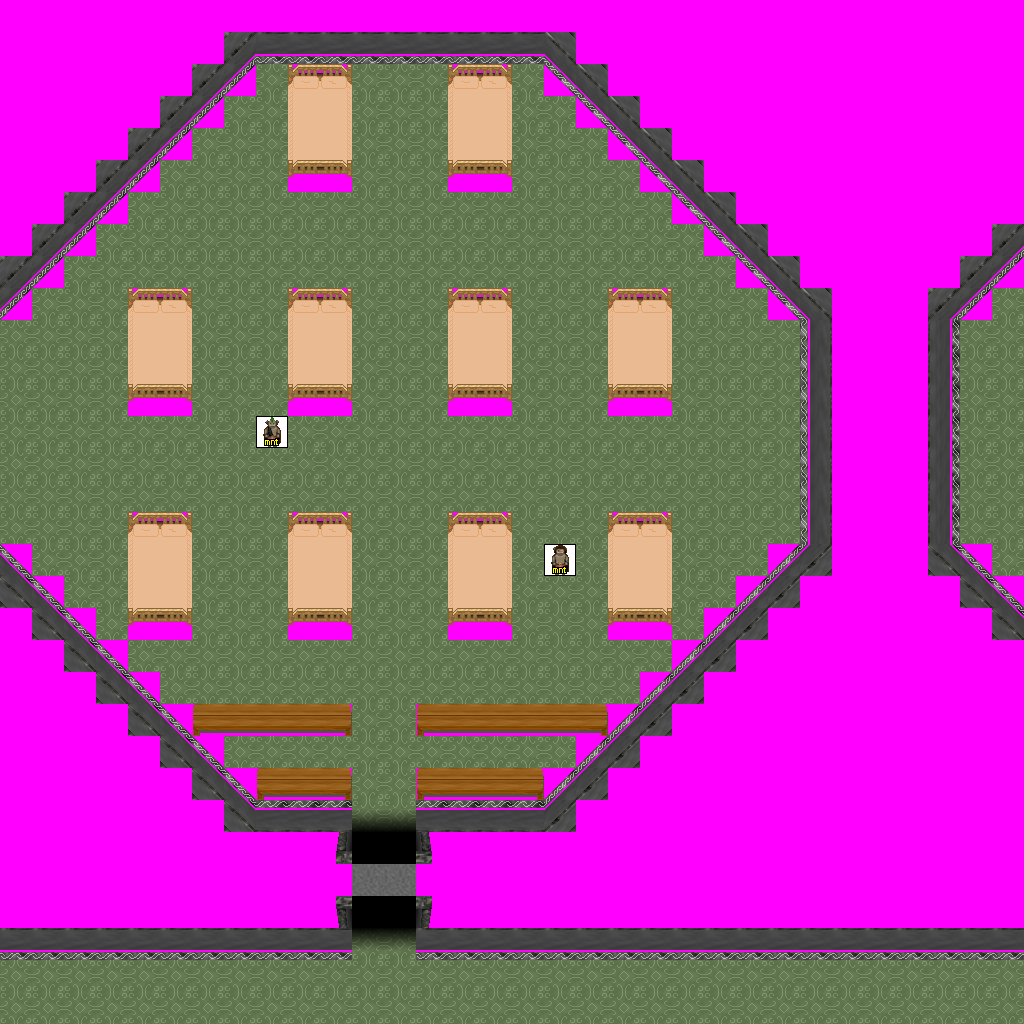

The image is a tile-based game level rendered from a .tmx file. Its description and source (layers, tilesets, objects; grid data summarised) follow:
An orthogonal 32x32 tile map with 32x32 px tiles, 7 tile layers (Ground, Objects, Above, Walkable, ...), 7 tilesets and 12 objects (4x newmap, 4x spawn, from_west_0, from_west_1, from_east_0, ...).

<map version="1.0" orientation="orthogonal" width="32" height="32" tilewidth="32" tileheight="32">
 <tileset firstgid="1" name="logic_creature_mountain_orc" tilewidth="32" tileheight="32">
  <image source="../drawable/logic_creature_mountain_orc.png" width="128" height="32" />
 </tileset>
 <tileset firstgid="5" name="furniture_table_bench" tilewidth="32" tileheight="32">
  <image source="../drawable/furniture_table_bench.png" width="96" height="32" />
 </tileset>
 <tileset firstgid="8" name="ground_indoor_floor" tilewidth="32" tileheight="32">
  <image source="../drawable/ground_indoor_floor.png" width="96" height="32" />
 </tileset>
 <tileset firstgid="11" name="building_wall_int_grey" tilewidth="32" tileheight="32">
  <image source="../drawable/building_wall_int_grey.png" width="352" height="352" />
 </tileset>
 <tileset firstgid="132" name="building_entrance_grey" tilewidth="32" tileheight="32">
  <image source="../drawable/building_entrance_grey.png" width="160" height="160" />
 </tileset>
 <tileset firstgid="157" name="furniture_bed_double_peach" tilewidth="32" tileheight="32">
  <image source="../drawable/furniture_bed_double_peach.png" width="64" height="128" />
 </tileset>
 <tileset firstgid="165" name="walkable_sentinel" tilewidth="32" tileheight="32">
  <image source="../drawable/walkable_sentinel.png" width="32" height="32" />
 </tileset>
 <layer name="Ground" width="32" height="32">
  <data>[1024 cells, 1020 non-empty, 10 distinct tile ids]</data>
 </layer>
 <layer name="Objects" width="32" height="32">
  <data>[1024 cells, 8 non-empty, 6 distinct tile ids]</data>
 </layer>
 <layer name="Above" width="32" height="32">
  <data>[1024 cells, 52 non-empty, 7 distinct tile ids]</data>
 </layer>
 <layer name="Walkable" width="32" height="32">
  <data>[1024 cells, 561 non-empty, 1 distinct tile ids]</data>
 </layer>
 <layer name="Objects_stendhal" width="32" height="32">
  <data>[1024 cells, 246 non-empty, 29 distinct tile ids]</data>
 </layer>
 <layer name="Above_stendhal" width="32" height="32">
  <data>[1024 cells, 0 non-empty, 0 distinct tile ids]</data>
 </layer>
 <layer name="Objects_stendhal2" width="32" height="32">
  <data>[1024 cells, 2 non-empty, 2 distinct tile ids]</data>
 </layer>
 <objectgroup name="Mapevents" width="32" height="32">
  <object name="exit_east_0" type="newmap" x="992" y="288" width="32" height="288">
   <properties>
    <property name="map" value="level_1_ados_abandoned_keep_x2_y0" />
    <property name="place" value="from_east_0" />
   </properties>
  </object>
  <object name="exit_east_1" type="newmap" x="992" y="960" width="32" height="64">
   <properties>
    <property name="map" value="level_1_ados_abandoned_keep_x2_y0" />
    <property name="place" value="from_east_1" />
   </properties>
  </object>
  <object name="exit_west_0" type="newmap" x="0" y="960" width="32" height="64">
   <properties>
    <property name="map" value="level_1_ados_abandoned_keep_x0_y0" />
    <property name="place" value="from_west_0" />
   </properties>
  </object>
  <object name="exit_south_0" type="newmap" x="0" y="992" width="1024" height="32">
   <properties>
    <property name="map" value="level_1_ados_abandoned_keep_x1_y1" />
    <property name="place" value="from_south_0" />
   </properties>
  </object>
 </objectgroup>
 <objectgroup name="Spawn" width="32" height="32">
  <object name="from_west_0" x="992" y="416" width="32" height="32" />
  <object name="from_west_1" x="992" y="992" width="32" height="32" />
  <object name="from_east_0" x="0" y="992" width="32" height="32" />
  <object name="from_north_0" x="512" y="992" width="32" height="32" />
   <object name="fm_node_forage_common_1" type="spawn" x="288" y="352" width="32" height="32">
   <properties>
    <property name="spawngroup" value="fm_node_forage_common" />
    <property name="quantity" value="1" />
   </properties>
  </object>
  <object name="fm_node_forage_berry_2" type="spawn" x="640" y="192" width="32" height="32">
   <properties>
    <property name="spawngroup" value="fm_node_forage_berry" />
    <property name="quantity" value="1" />
   </properties>
  </object>
   <object name="fm_node_forage_common_1" type="spawn" x="288" y="352" width="32" height="32">
   <properties>
    <property name="spawngroup" value="fm_node_forage_common" />
    <property name="quantity" value="1" />
   </properties>
  </object>
  <object name="fm_node_forage_berry_2" type="spawn" x="640" y="192" width="32" height="32">
   <properties>
    <property name="spawngroup" value="fm_node_forage_berry" />
    <property name="quantity" value="1" />
   </properties>
  </object>
 </objectgroup>
 <objectgroup name="Keys" width="32" height="32" />
 <objectgroup name="Replace" width="32" height="32" />
</map>
